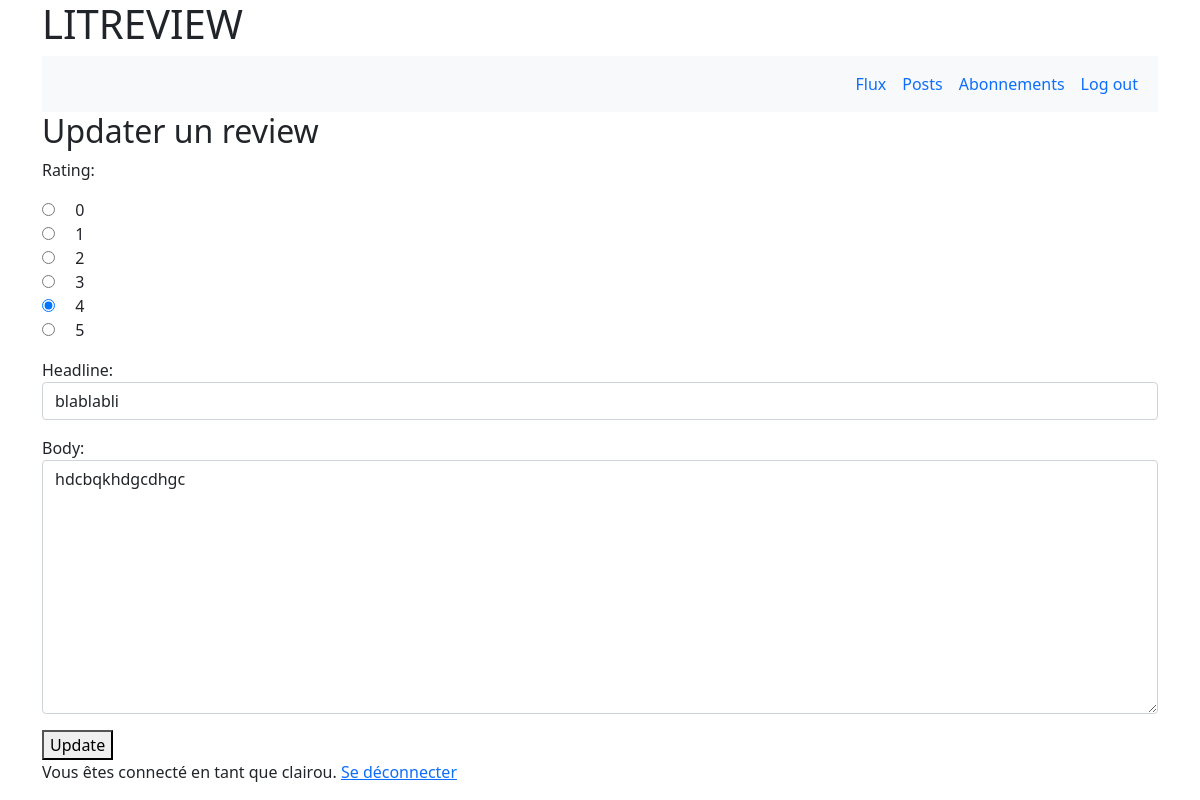
Screenshot of /review/1/update (signed in) with the database file from the repository.
### litreview/models.py (models this page shows, shortened)
class Review(models.Model):
    ticket = models.ForeignKey(to=Ticket, on_delete=models.CASCADE,
                               blank=True, null=True)
    rating = models.PositiveSmallIntegerField(
        validators=[MinValueValidator(0), MaxValueValidator(5)])
    headline = models.CharField(max_length=128)
    body = models.CharField(max_length=8192, blank=True)
    user = models.ForeignKey(
        to=settings.AUTH_USER_MODEL, on_delete=models.CASCADE)
    time_created = models.DateTimeField(auto_now_add=True)

### authentication/models.py (models this page shows)
class User(AbstractUser):
    CREATOR = 'CREATOR'
    SUBSCRIBER = 'SUBSCRIBER'
    ROLE_CHOICES = (
        (CREATOR, 'Créateur'),
        (SUBSCRIBER, 'Abonné'),
    )
    role = models.CharField(max_length=30,
                            choices=ROLE_CHOICES,
                            verbose_name='Rôle')

### litreview/views.py (the view)
# urls.py: path('review/<int:review_id>/update', views.review_update,
def review_update(request, review_id):
    review = get_object_or_404(Review, id=review_id)
    if request.method == 'POST':
        review_form = forms.ReviewForm(request.POST, instance=review)
        if review_form.is_valid():
            review_form.save()
            return redirect('posts')
    else:
        review_form = forms.ReviewForm(instance=review)
    return render(request,
                  'litreview/update_review.html',
                  {'review_form': review_form})

### litreview/forms.py
class ReviewForm(forms.ModelForm):
    class Meta:
        model = models.Review
        fields = ['rating', 'headline', 'body']
        CHOICES = (
            (0, ' 0'),
            (1, ' 1'),
            (2, ' 2'),
            (3, ' 3'),
            (4, ' 4'),
            (5, ' 5'),
        )
        widgets = {
            'rating': forms.RadioSelect(
                choices=CHOICES,
                attrs={'class': 'form-check-inline'}),
            'headline': forms.TextInput(attrs={'class': 'form-control'}),
            'body': forms.Textarea(attrs={'class': 'form-control'})
        }

### litreview/templates/litreview/update_review.html (shortened to what this page needs)
{% extends 'base.html' %}
{% block content %}
{% include 'litreview/nav.html' %}
    <h2>Updater un review</h2>
    <form method="post" enctype="multipart/form-data">
        {{ review_form.as_p }}
        <button type="submit" >Update</button>
    </form>
{% endblock content %}

### templates/base.html (shortened to what this page needs)
{% load static %}
{{ '<' }}{{ '!DOCTYPE html>' }}
<html lang="en">
  <head>
    <link href="https://cdn.jsdelivr.net/npm/bootstrap@5.1.3/dist/css/bootstrap.min.css" rel="stylesheet">
    <link rel="stylesheet" type="text/css" href="{% static 'litreview/style.css' %}">
    <link rel="stylesheet" href="https://cdnjs.cloudflare.com/ajax/libs/font-awesome/4.7.0/css/font-awesome.min.css">
  </head>
  <body>
  <div class="container">
    <h1>LITREVIEW</h1>
    {% block content %}{% endblock content %}
    {% if user.is_authenticated %}
            <p>Vous êtes connecté en tant que {{ request.user }}. <a href="{% url 'logout' %}">Se déconnecter</a></p>
    {% endif %}
    </div>
  </body>
</html>

### rows the page displays
Review: rating "☐ 0 ☐ 1 ☐ 2 ☐ 3 ☑ 4 ☐ 5", headline "blablabli", body "hdcbqkhdgcdhgc"
User: user "clairou"
